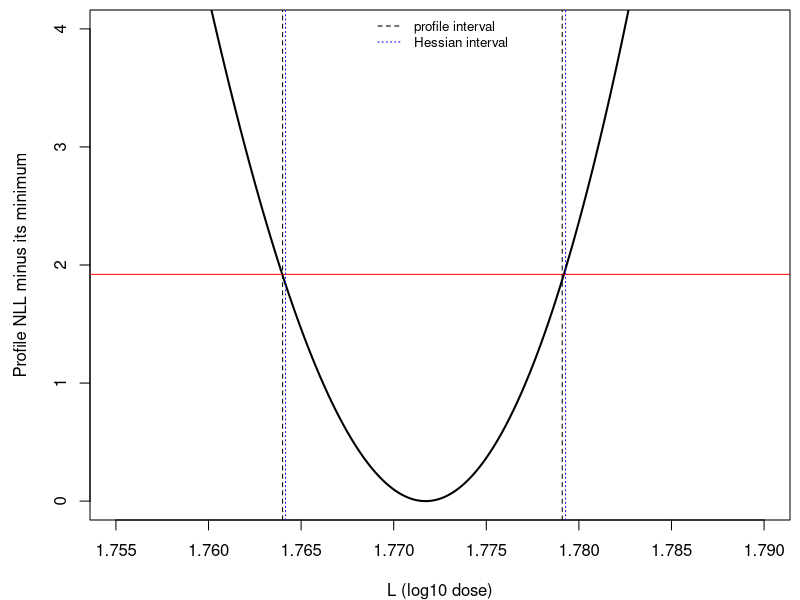

Write R code to recreate this figure.
## ---- chunk 1
knitr::opts_chunk$set(echo = TRUE, warning = FALSE, message = FALSE,
                       fig.width = 6, fig.height = 3.5)

beetles <- read.csv("../../data/BeetleFumigation.csv")
log_choose <- sum(lchoose(beetles$beetles, beetles$killed))
f2 <- function(v, d = 2) formatC(v, format = "f", digits = d)
## ---- chunk 2
x <- beetles$log10_dose
n_exposed <- beetles$beetles
killed <- beetles$killed

nll_ld50 <- function(par) {
  eta <- par[2] * (x - par[1])
  -sum(dbinom(killed, size = n_exposed, prob = plogis(eta), log = TRUE))
}
## ---- chunk 3
fit <- optim(c(1.77, 34), nll_ld50, hessian = TRUE)
fit$par
fit$value
vc <- solve(fit$hessian)
se_L <- sqrt(diag(vc))[1]
wald_L <- fit$par[1] + c(-1, 1) * 1.96 * se_L
se_L
wald_L
## ---- chunk 4
L_grid <- seq(1.755, 1.790, by = 0.0001)
prof <- sapply(L_grid, function(L) {
  optimize(function(b) nll_ld50(c(L, b)), interval = c(5, 80))$objective
})
dprof <- prof - fit$value
prof_L <- range(L_grid[dprof <= qchisq(0.95, 1) / 2])
prof_L
## ---- chunk 5
par(mar = c(4, 4.5, 0.5, 0.5))
plot(L_grid, dprof, type = "l", lwd = 2, ylim = c(0, 4),
     xlab = "L (log10 dose)", ylab = "Profile NLL minus its minimum")
abline(h = qchisq(0.95, 1) / 2, col = "red")
abline(v = prof_L, lty = 2)
abline(v = wald_L, lty = 3, col = "blue")
legend("top", c("profile interval", "Hessian interval"), lty = c(2, 3),
       col = c("black", "blue"), bty = "n", cex = 0.8)
## ---- chunk 6
nll_ld99 <- function(par) {
  eta <- par[2] * (x - par[1]) + qlogis(0.99)
  -sum(dbinom(killed, size = n_exposed, prob = plogis(eta), log = TRUE))
}
fit99 <- optim(c(1.9, 34), nll_ld99)
L99_grid <- seq(1.86, 1.98, by = 0.0002)
prof99 <- sapply(L99_grid, function(L) {
  optimize(function(b) nll_ld99(c(L, b)), interval = c(5, 80))$objective
})
prof_L99 <- range(L99_grid[prof99 - fit99$value <= qchisq(0.95, 1) / 2])
c(fit99$par[1], prof_L99)
10^c(fit99$par[1], prof_L99)
